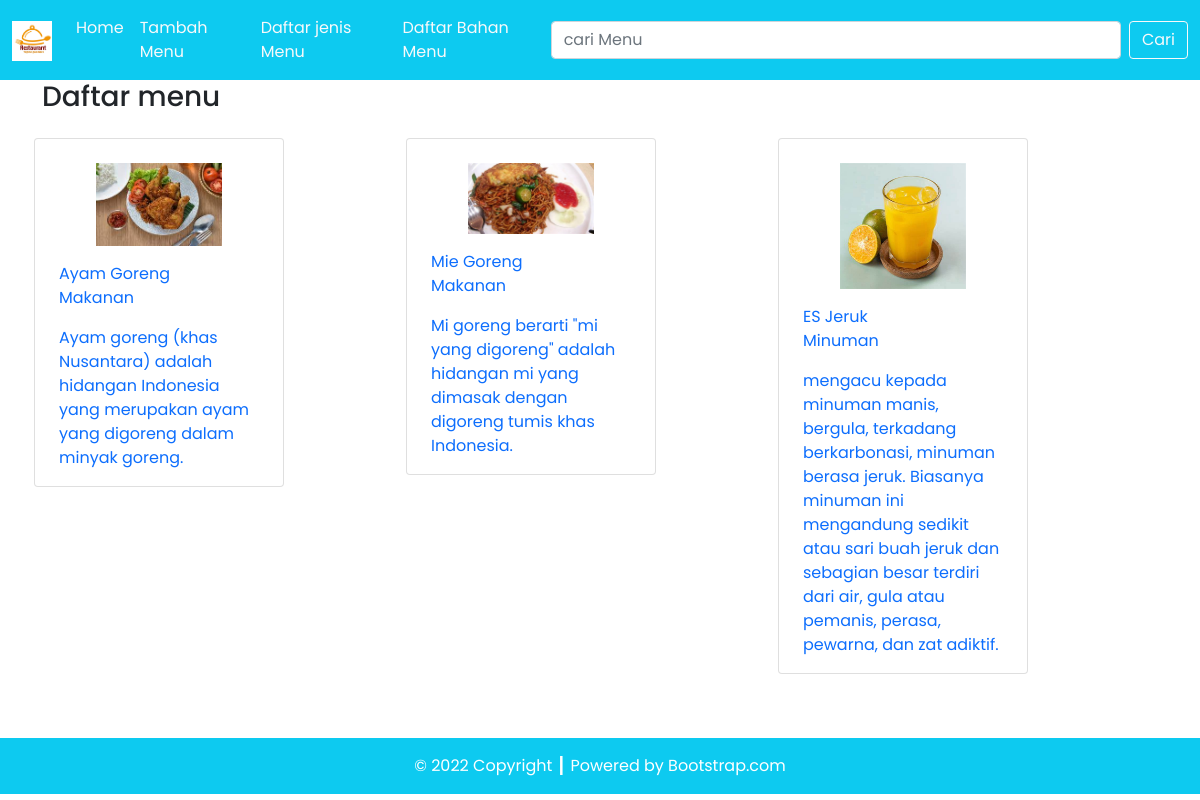
The page / on the database its author committed.
### tables this page shows
CREATE TABLE `menu` (
  `id_menu` int(11) NOT NULL,
  `nama_menu` varchar(255) DEFAULT NULL,
  `keterangan` varchar(255) NOT NULL,
  `jenis_menu` int(11) DEFAULT NULL,
  `bahan_bahan` int(11) DEFAULT NULL,
  `gambar` mediumtext NOT NULL
);

CREATE TABLE `jenis_menu` (
  `id_jenis` int(11) NOT NULL,
  `nama_jenis` varchar(255) DEFAULT NULL
);

### config/db.php (called while the page is built)
<?php
$DB_HOST = "localhost";
$DB_USERNAME = "root";
$DB_PASSWORD = "";
$DB_NAME = "db_menu";

### classes/DB.php (called while the page is built, shortened)
<?php
class DB
{
    private $hostname;
    private $username;
    private $password;
    private $dbname;
    private $conn;
    private $result;
    function __construct($hostname, $username, $password, $dbname)
    {
        $this->hostname = $hostname;
        $this->username = $username;
        $this->password = $password;
        $this->dbname = $dbname;
    }
    function open()
    {
        $this->conn = mysqli_connect($this->hostname, $this->username, $this->password, $this->dbname);
    }
    function execute($query)
    {
        $this->result = mysqli_query($this->conn, $query);
    }
    function getResult()
    {
        return mysqli_fetch_array($this->result);
    }
}

### classes/menu.php (called while the page is built, shortened)
<?php
class menu extends DB
{
    function getmenuJoin()
    {
        $query = "SELECT * FROM menu JOIN jenis_menu ON menu.jenis_menu=jenis_menu.id_jenis JOIN bahan ON menu.bahan_bahan=bahan.id_bahan ORDER BY menu.id_menu";
        return $this->execute($query);
    }
}

### index.php (the view, shortened to what this page needs)
<?php
include('config/db.php');
include('classes/DB.php');
include('classes/bahan.php');
include('classes/menu.php');
include('classes/Template.php');
$listmenu = new menu($DB_HOST, $DB_USERNAME, $DB_PASSWORD, $DB_NAME);
$listmenu->open();
$listmenu->getmenuJoin();
if (isset($_POST['btn-cari'])) {
    $listmenu->searchmenu($_POST['cari']);
} else {
    $listmenu->getmenuJoin();
}
$data = null;
while ($row = $listmenu->getResult()) {
    $data .= '<div class="col gx-2 gy-3 justify-content-center">' .
        '<div class="card pt-4 px-2 menu-thumbnail">
        <a href="detail.php?id=' . $row['id_menu'] . '">
            <div class="row justify-content-center">
            <img src="assets/images/' . $row['gambar'] . '" class="card-img-top" alt="' . $row['gambar'] . '">
            </div>
            <div class="card-body">
                <p class="card-text menu-nama my-0">' . $row['nama_menu'] . '</p>
                <p class="card-text nama-jenis">' . $row['nama_jenis'] . '</p>
                <p class="card-text">' . $row['keterangan'] . '</p>
            </div>
        </a>
    </div>
    </div>';
}

### classes/Template.php (shortened to what this page needs)
<?php
class Template
{
    var $content = '';
    function __construct($filename = '')
    {
        $this->content = implode('', @file($filename));
    }
    function clear()
    {
        $this->content = preg_replace("/DATA_[A-Z|_|0-9]+/", "", $this->content);
    }
    function write()
    {
        print $this->content;
    }
    function replace($old = '', $new = '')
    {
        if (is_int($new)) {
            $value = sprintf("%d", $new);
        } elseif (is_float($new)) {
            $value = sprintf("%f", $new);
        } elseif (is_array($new)) {
            $value = '';
            foreach ($new as $item) {
                $value .= $item . ' ';
            }
        } else {
            $value = $new;
        }
        $this->content = preg_replace("/$old/", $value, $this->content);
    }
}

### rows shown on the page
menu: gambar (picture), nama_menu "Ayam Goreng", jenis_menu.nama_jenis "Makanan", keterangan "Ayam goreng (khas Nusantara) adalah hidangan Indonesia yang merupakan ayam yang digoreng dalam minyak goreng."
menu: gambar (picture), nama_menu "Mie Goreng", jenis_menu.nama_jenis "Makanan", keterangan "Mi goreng berarti \"mi yang digoreng\" adalah hidangan mi yang dimasak dengan digoreng tumis khas Indonesia."
menu: gambar (picture), nama_menu "ES Jeruk", jenis_menu.nama_jenis "Minuman", keterangan "mengacu kepada minuman manis, bergula, terkadang berkarbonasi, minuman berasa jeruk. Biasanya minuman ini mengandung sedikit atau sari buah jeruk dan sebagian besar terdiri dari air, gula atau pemanis, perasa, pewarna, dan zat adiktif."
